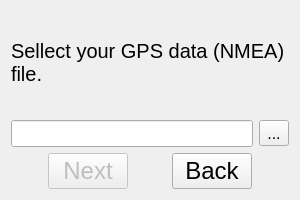
<?xml version="1.0" encoding="UTF-8"?>
<ui version="4.0">
 <class>B_Dialog</class>
 <widget class="QDialog" name="B_Dialog">
  <property name="geometry">
   <rect>
    <x>0</x>
    <y>0</y>
    <width>300</width>
    <height>200</height>
   </rect>
  </property>
  <property name="windowTitle">
   <string>Dialog</string>
  </property>
  <layout class="QGridLayout" name="gridLayout_2">
   <item row="0" column="0">
    <layout class="QGridLayout" name="gridLayout">
     <item row="0" column="0">
      <widget class="QLabel" name="label">
       <property name="font">
        <font>
         <pointsize>15</pointsize>
        </font>
       </property>
       <property name="text">
        <string>Sellect your GPS data (NMEA) file.</string>
       </property>
       <property name="wordWrap">
        <bool>true</bool>
       </property>
      </widget>
     </item>
     <item row="1" column="0">
      <layout class="QHBoxLayout" name="horizontalLayout_2">
       <item>
        <widget class="QLineEdit" name="lineEdit">
         <property name="font">
          <font>
           <pointsize>12</pointsize>
          </font>
         </property>
        </widget>
       </item>
       <item>
        <widget class="QToolButton" name="toolButton">
         <property name="font">
          <font>
           <pointsize>12</pointsize>
          </font>
         </property>
         <property name="text">
          <string>...</string>
         </property>
        </widget>
       </item>
      </layout>
     </item>
     <item row="2" column="0">
      <layout class="QHBoxLayout" name="horizontalLayout">
       <item>
        <spacer name="horizontalSpacer">
         <property name="orientation">
          <enum>Qt::Horizontal</enum>
         </property>
         <property name="sizeHint" stdset="0">
          <size>
           <width>40</width>
           <height>20</height>
          </size>
         </property>
        </spacer>
       </item>
       <item>
        <widget class="QPushButton" name="nextButton">
         <property name="enabled">
          <bool>false</bool>
         </property>
         <property name="sizePolicy">
          <sizepolicy hsizetype="Minimum" vsizetype="Fixed">
           <horstretch>0</horstretch>
           <verstretch>0</verstretch>
          </sizepolicy>
         </property>
         <property name="font">
          <font>
           <pointsize>18</pointsize>
          </font>
         </property>
         <property name="text">
          <string>Next</string>
         </property>
        </widget>
       </item>
       <item>
        <spacer name="horizontalSpacer_3">
         <property name="orientation">
          <enum>Qt::Horizontal</enum>
         </property>
         <property name="sizeHint" stdset="0">
          <size>
           <width>40</width>
           <height>20</height>
          </size>
         </property>
        </spacer>
       </item>
       <item>
        <widget class="QPushButton" name="backButton">
         <property name="sizePolicy">
          <sizepolicy hsizetype="Minimum" vsizetype="Fixed">
           <horstretch>0</horstretch>
           <verstretch>0</verstretch>
          </sizepolicy>
         </property>
         <property name="font">
          <font>
           <pointsize>18</pointsize>
          </font>
         </property>
         <property name="text">
          <string>Back</string>
         </property>
        </widget>
       </item>
       <item>
        <spacer name="horizontalSpacer_2">
         <property name="orientation">
          <enum>Qt::Horizontal</enum>
         </property>
         <property name="sizeHint" stdset="0">
          <size>
           <width>40</width>
           <height>20</height>
          </size>
         </property>
        </spacer>
       </item>
      </layout>
     </item>
    </layout>
   </item>
  </layout>
 </widget>
 <resources/>
 <connections/>
</ui>
